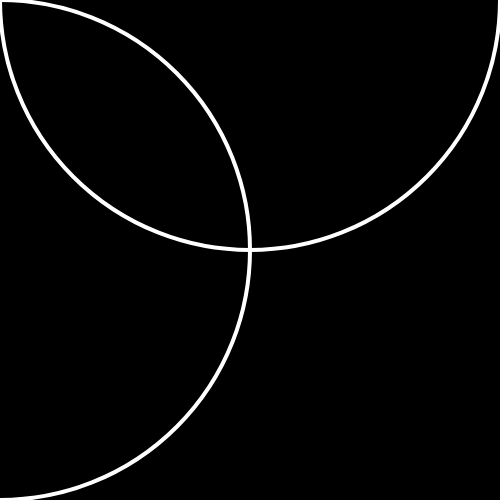
Frame 1 (no input)
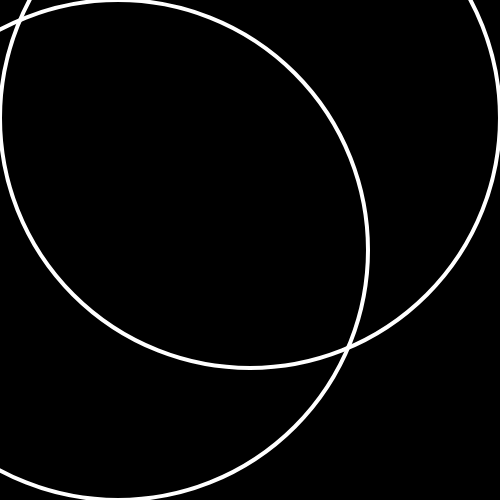
Frame 60 (no input)
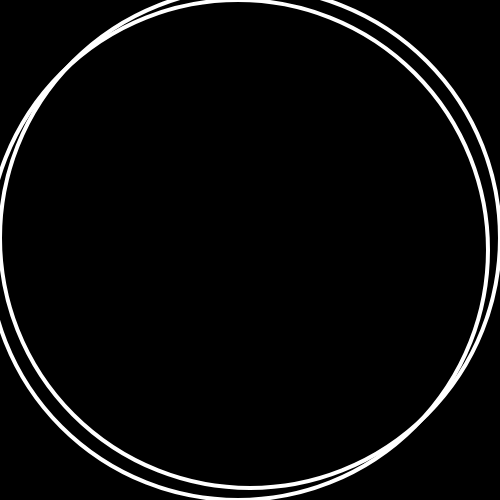
Frame 120 (the mouse pressed at the canvas centre since frame 60)

The p5.js sketch that drew these frames (run headless with seeded random() and noise() and a simulated clock; from frame 60 on, the mouse is pressed at the canvas centre):

// p5.js sketch
// ── sketch.js
var circle1 = 0;
var speed = 2;

var circle2 = 0;
var speed2 = 2;

function setup() {
  createCanvas(500,500);
}

function draw() {
	background(0);
	stroke(255);
	strokeWeight(4);
	noFill();
	ellipse(circle1,250,500,500);
	
	if (circle1 > width) {
		speed = -2;
	}	else if(circle1 == 0) {
		speed = 2;
	}
 circle1 = circle1 + speed2;
 
 ellipse(250,circle2,500,500);
 circle2 = circle2 + speed2;
 
 if (circle2 > height) {
 		speed2 = -2;
 }	else if(circle2 == 0) {
 	speed2 = 2;
 }
}
